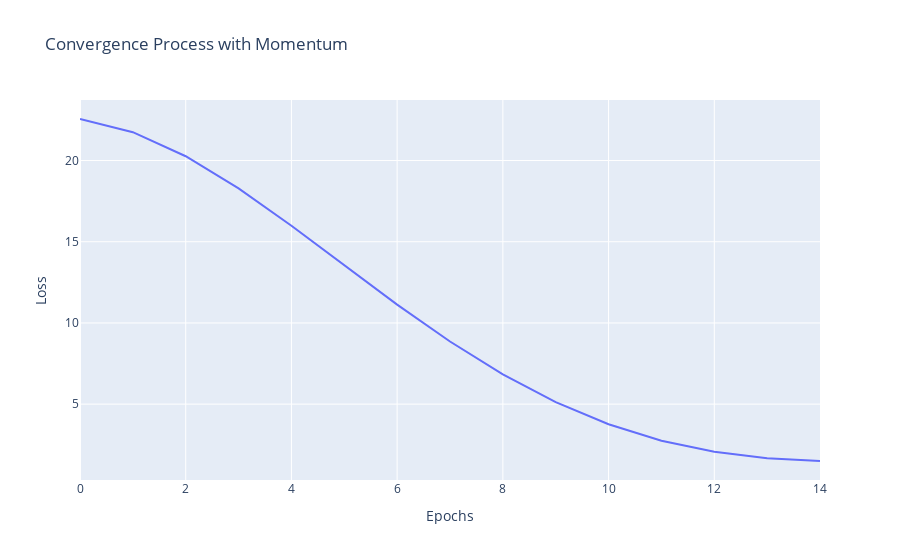

Notebook code for this chart:
### Code cell
#  Visualize the convergence process for 15 steps using plotly
epochs = 15
fig = go.Figure()
fig.add_trace(go.Scatter(x=np.arange(epochs), y=momentum_losses[:epochs], mode='lines', name='Momentum GD'))
fig.update_layout(title='Convergence Process with Momentum', xaxis_title='Epochs', yaxis_title='Loss')
fig.show()

### Figure 1 — Plotly figure (JSON) as saved in the notebook; plotly's stock layout.template omitted (floating-point values rounded to 4 significant figures)
{"data": [{"mode": "lines", "name": "Momentum GD", "type": "scatter", "x": [0, 1, 2, 3, 4, 5, 6, 7, 8, 9, 10, 11, 12, 13, 14], "y": [22.56, 21.75, 20.26, 18.28, 15.98, 13.55, 11.13, 8.856, 6.835, 5.127, 3.765, 2.751, 2.063, 1.663, 1.499]}], "layout": {"title": {"text": "Convergence Process with Momentum"}, "xaxis": {"title": {"text": "Epochs"}}, "yaxis": {"title": {"text": "Loss"}}}}
